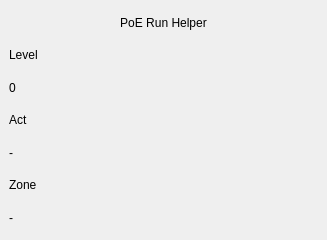
<?xml version="1.0" encoding="UTF-8"?>
<ui version="4.0">
    <class>MainWindow</class>
    <widget class="QMainWindow" name="MainWindow">
        <property name="geometry">
            <rect>
                <x>0</x>
                <y>0</y>
                <width>327</width>
                <height>240</height>
            </rect>
        </property>
        <property name="maximumSize">
            <size>
                <width>352</width>
                <height>240</height>
            </size>
        </property>
        <property name="windowTitle">
            <string>App</string>
        </property>
        <widget class="QWidget" name="MainWidget">
            <layout class="QVBoxLayout" name="verticalLayout">
                <item>
                    <widget class="QLabel" name="label_4">
                        <property name="text">
                            <string>PoE Run Helper</string>
                        </property>
                        <property name="alignment">
                            <set>Qt::AlignCenter</set>
                        </property>
                    </widget>
                </item>
                <item>
                    <widget class="QLabel" name="label">
                        <property name="toolTip">
                            <string>Your current level</string>
                        </property>
                        <property name="text">
                            <string>Level</string>
                        </property>
                    </widget>
                </item>
                <item>
                    <widget class="QLabel" name="label_5">
                        <property name="text">
                            <string>0</string>
                        </property>
                    </widget>
                </item>
                <item>
                    <widget class="QLabel" name="label_3">
                        <property name="toolTip">
                            <string>Your current act</string>
                        </property>
                        <property name="text">
                            <string>Act</string>
                        </property>
                    </widget>
                </item>
                <item>
                    <widget class="QLabel" name="label_6">
                        <property name="text">
                            <string>-</string>
                        </property>
                    </widget>
                </item>
                <item>
                    <widget class="QLabel" name="label_2">
                        <property name="toolTip">
                            <string>Name of your current zone</string>
                        </property>
                        <property name="text">
                            <string>Zone</string>
                        </property>
                    </widget>
                </item>
                <item>
                    <widget class="QLabel" name="label_7">
                        <property name="text">
                            <string>-</string>
                        </property>
                    </widget>
                </item>
            </layout>
        </widget>
    </widget>
    <resources>
        <include location="../resources.qrc"/>
    </resources>
    <connections/>
</ui>
